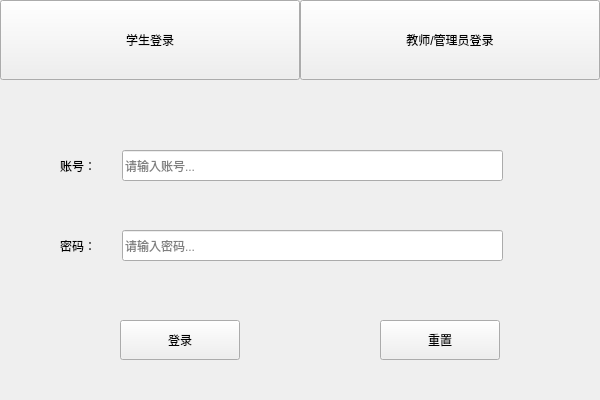
<?xml version="1.0" encoding="UTF-8"?>
<ui version="4.0">
 <class>Login</class>
 <widget class="QWidget" name="Login">
  <property name="geometry">
   <rect>
    <x>0</x>
    <y>0</y>
    <width>600</width>
    <height>400</height>
   </rect>
  </property>
  <property name="windowTitle">
   <string>Form</string>
  </property>
  <widget class="QPushButton" name="btn_reset">
   <property name="geometry">
    <rect>
     <x>380</x>
     <y>320</y>
     <width>120</width>
     <height>40</height>
    </rect>
   </property>
   <property name="text">
    <string>重置</string>
   </property>
  </widget>
  <widget class="QPushButton" name="btn_stulogin">
   <property name="geometry">
    <rect>
     <x>0</x>
     <y>0</y>
     <width>300</width>
     <height>80</height>
    </rect>
   </property>
   <property name="inputMethodHints">
    <set>Qt::ImhNone</set>
   </property>
   <property name="text">
    <string>学生登录</string>
   </property>
   <property name="autoDefault">
    <bool>false</bool>
   </property>
  </widget>
  <widget class="QPushButton" name="btn_login">
   <property name="geometry">
    <rect>
     <x>120</x>
     <y>320</y>
     <width>120</width>
     <height>40</height>
    </rect>
   </property>
   <property name="text">
    <string>登录</string>
   </property>
  </widget>
  <widget class="QLabel" name="lb_account">
   <property name="geometry">
    <rect>
     <x>60</x>
     <y>150</y>
     <width>71</width>
     <height>31</height>
    </rect>
   </property>
   <property name="text">
    <string>账号：</string>
   </property>
  </widget>
  <widget class="QLineEdit" name="le_account">
   <property name="geometry">
    <rect>
     <x>122</x>
     <y>150</y>
     <width>381</width>
     <height>31</height>
    </rect>
   </property>
   <property name="inputMask">
    <string/>
   </property>
   <property name="placeholderText">
    <string>请输入账号...</string>
   </property>
  </widget>
  <widget class="QLineEdit" name="le_password">
   <property name="geometry">
    <rect>
     <x>122</x>
     <y>230</y>
     <width>381</width>
     <height>31</height>
    </rect>
   </property>
   <property name="contextMenuPolicy">
    <enum>Qt::DefaultContextMenu</enum>
   </property>
   <property name="inputMask">
    <string/>
   </property>
   <property name="text">
    <string/>
   </property>
   <property name="echoMode">
    <enum>QLineEdit::Password</enum>
   </property>
   <property name="placeholderText">
    <string>请输入密码...</string>
   </property>
  </widget>
  <widget class="QLabel" name="lb_password">
   <property name="geometry">
    <rect>
     <x>60</x>
     <y>230</y>
     <width>71</width>
     <height>31</height>
    </rect>
   </property>
   <property name="text">
    <string>密码：</string>
   </property>
  </widget>
  <widget class="QPushButton" name="btn_trlogin">
   <property name="geometry">
    <rect>
     <x>300</x>
     <y>0</y>
     <width>300</width>
     <height>80</height>
    </rect>
   </property>
   <property name="text">
    <string>教师/管理员登录</string>
   </property>
  </widget>
 </widget>
 <resources/>
 <connections/>
</ui>
